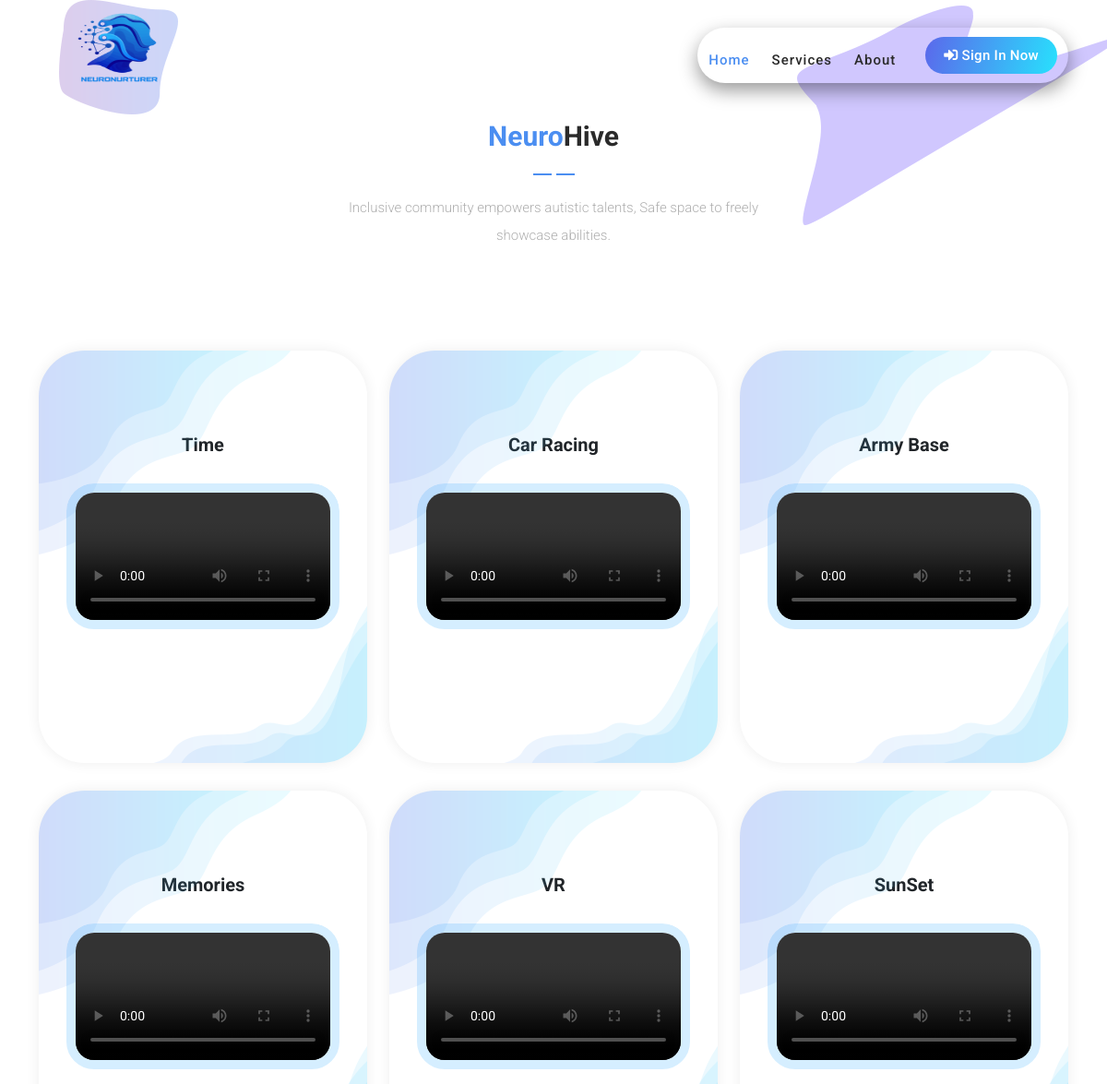
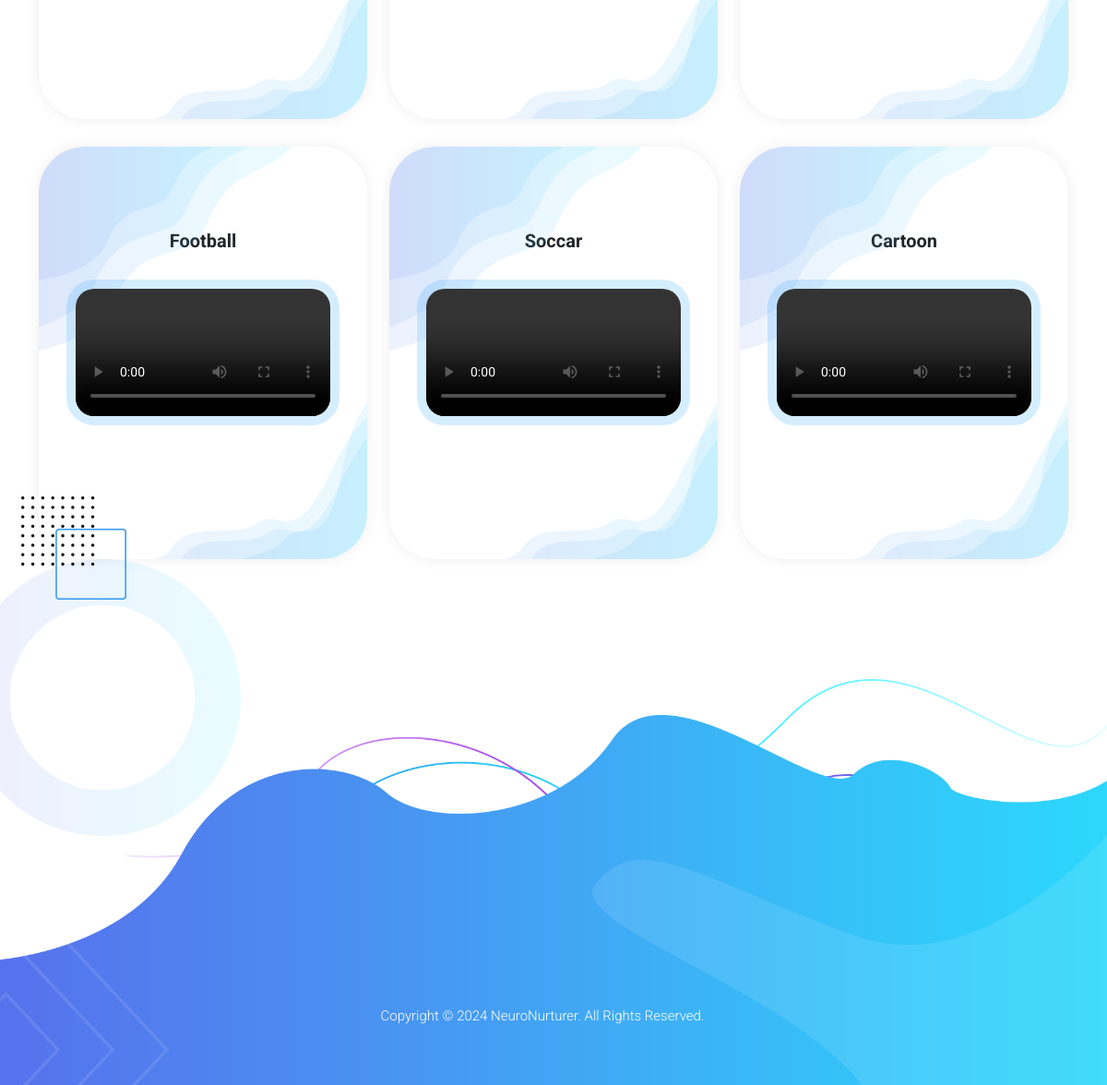
/social_community.php, run on the app's committed database (2 pictures, top to bottom).
### tables this page shows
CREATE TABLE IF NOT EXISTS `social_community` (
  `id` int(11) NOT NULL AUTO_INCREMENT,
  `user_id` int(11) NOT NULL,
  `title` varchar(100) NOT NULL,
  `video` tinytext NOT NULL,
  `status` varchar(30) NOT NULL,
  PRIMARY KEY (`id`)
);

### social_community.php (the view, shortened to what this page needs)
<?php
include("header.php");
?>
<div id="services" class="services section">
  <div class="container">
    <div class="row">
      <div class="col-lg-8 offset-lg-2">
        <div class="section-heading">
          <h4><em>Neuro</em>Hive</h4>
          <img src="assets/images/heading-line-dec.png" alt="">
          <p>Inclusive community empowers autistic talents,
            Safe space to freely showcase abilities.</p>
        </div>
      </div>
      <?php
      include("connection.php");
      $sel = "SELECT * FROM social_community ORDER BY RAND()";
      $res = mysqli_query($con, $sel);
      $i = 1;
      while ($row = mysqli_fetch_array($res)) {
      ?>
        <div class="col-lg-4">
          <div class="pricing-item-regular">
            <h4><?php echo $row['title']; ?></h4>
            <div class="icon" style="border-radius: 30px; overflow: hidden;">
              <video id="video<?php echo $i; ?>" width="100%" height="100%" controls style="border: 10px solid #D5EEFF; border-radius: 30px;" onclick="playVideo('video<?php echo $i; ?>')">
                <source src="admin/social_community/uploads/<?php echo $row['video']; ?>" type="video/mp4">
              </video>
            </div>
            <br><br>
          </div>
        </div>
      <?php
        $i++;
      }
      ?>
    </div>
  </div>
</div>
<?php
include("footer.php");
?>

### assets/css/templatemo-chain-app-dev.css (style rules this page uses)
html, body, div, span, applet, object, iframe, h1, h2, h3, h4, h5, h6, p, blockquote, div pre, a, abbr, acronym, address, big, cite, code, del, dfn, em, font, img, ins, kbd, q, s, samp, small, strike, strong, sub, sup, tt, var, b, u, i, center, dl, dt, dd, ol, ul, li, figure, header, nav, section, article, aside, footer, figcaption { margin: 0; padding: 0; border: 0; outline: 0; }
* { box-sizing: border-box; }
html, body { font-family: 'Roboto', sans-serif; font-weight: 400; background-color: #fff; -ms-text-size-adjust: 100%; -webkit-font-smoothing: antialiased; -moz-osx-font-smoothing: grayscale; }
h1, h2, h3, h4, h5, h6 { margin-top: 0px; margin-bottom: 0px; }
p { font-size: 15px; line-height: 30px; font-weight: 300; color: #afafaf; }
img { width: 100%; overflow: hidden; }
html, body { background: #fff; font-family: 'Roboto', sans-serif; }
.section-heading { position: relative; z-index: 2; }
.section-heading h4 { color: #2a2a2a; font-size: 30px; font-weight: 700; text-transform: capitalize; margin-bottom: 10px; }
.section-heading h4 em { font-style: normal; color: #4b8ef1; }
.section-heading img { width: 45px; height: 2px; }
.section-heading p { margin-top: 10px; }
.services { padding-top: 130px; position: relative; }
.services .section-heading p { margin-top: 10px; margin-left: 18%; margin-right: 18%; }
.services:after { content: ''; background-image: url(../images/services-left-dec.png); background-repeat: no-repeat; position: absolute; left: 0; bottom: -300px; width: 261px; height: 368px; z-index: 0; }
.services:before { content: ''; background-image: url(../images/services-right-dec.png); background-repeat: no-repeat; position: absolute; right: 0; top: 0; width: 1136px; height: 244px; z-index: 0; }
.services .section-heading { text-align: center; margin-bottom: 80px; }
.pricing-item-regular { margin-top: 30px; box-shadow: 0px 0px 15px rgba(0,0,0,0.07); border-radius: 50px; padding: 90px 30px; text-align: center; position: relative; z-index: 1; overflow: hidden; }
.pricing-item-regular:before { position: absolute; top: 0; left: 0; background-image: url(../images/regular-table-top.png); z-index: 0; content: ''; width: 274px; height: 221px; }
.pricing-item-regular:after { position: absolute; bottom: 0; right: 0; background-image: url(../images/regular-table-bottom.png); z-index: 0; content: ''; width: 370px; height: 171px; }
.pricing-item-regular h4 { font-size: 20px; font-weight: 700; margin-bottom: 30px; }

### data on the page
social_community: title "Time"
social_community: title "Car Racing"
social_community: title "Army Base"
social_community: title "Memories"
social_community: title "VR"
social_community: title "SunSet"
social_community: title "Football"
social_community: title "Soccar"
social_community: title "Cartoon"
